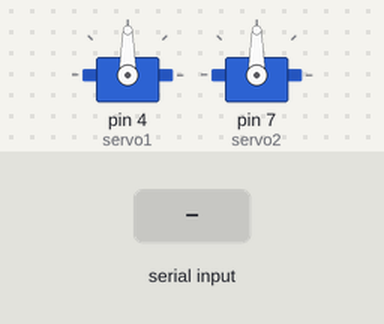
A sketch run on a simulated Arduino Uno, built with avr-gcc and run on an emulated ATmega328P. On the bench: 2 × servo. The test bench sets the inputs (shaded band).

Above: at 1.2 s.
1.3 s: "90,45\n" received over Serial
At 3.0 s:
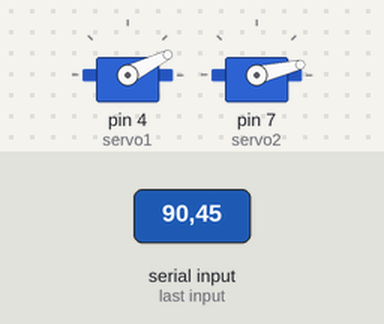
4.0 s: "30,150\n" received over Serial
At 6.2 s:
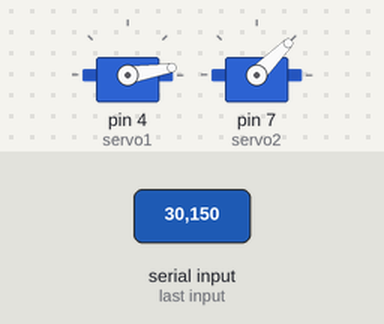
6.5 s: "5\n" received over Serial
At 8.3 s:
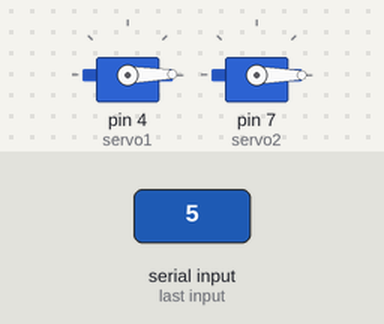
9.0 s: "200\n" received over Serial
At 11.4 s:
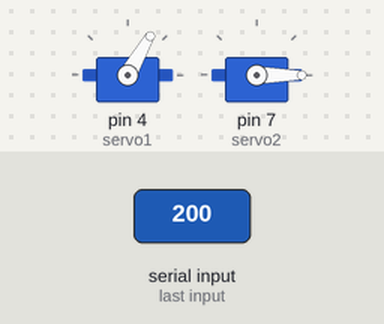
Timing chart, 0 to 12.5 s (numbered marks = the images above; inputs shaded):
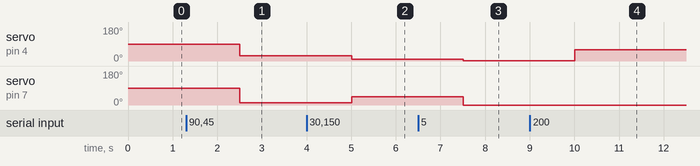

The sketch:

proyecto.ino
```cpp
#include <Servo.h>

Servo servo1;
Servo servo2;
int posicionX, posicionY;
String data;
byte pos;
void setup() {
  servo1.attach(4);
  servo2.attach(7);
  Serial.begin(9600);
  servo1.write(90);
}

void loop() {
  if(Serial.available()){
      data = Serial.readString();
      pos = data.indexOf(',');
      posicionX = (int)(0.3 * data.substring(0,pos).toFloat());
      posicionY = (int)(0.3 * data.substring(pos+1).toFloat());
      if(posicionX > 0){
          servo1.write(posicionX);
          servo2.write(posicionY);
        }
      delay(1000);
    }
    delay(500);
}
```

Measured:
- after the input at 1.3 s, servo on pin 4 (servo1): 90° → 27° after 1.2 s; servo on pin 7 (servo2): 90° → 13° after 1.2 s
- after the input at 4.0 s, servo on pin 4 (servo1): 27° → 9° after 1.0 s; servo on pin 7 (servo2): 13° → 45° after 1.0 s
- after the input at 6.5 s, servo on pin 4 (servo1): 9° → 1° after 1.0 s; servo on pin 7 (servo2): 45° → 0° after 1.0 s
- after the input at 9.0 s, servo on pin 4 (servo1): 1° → 60° after 1.0 s
